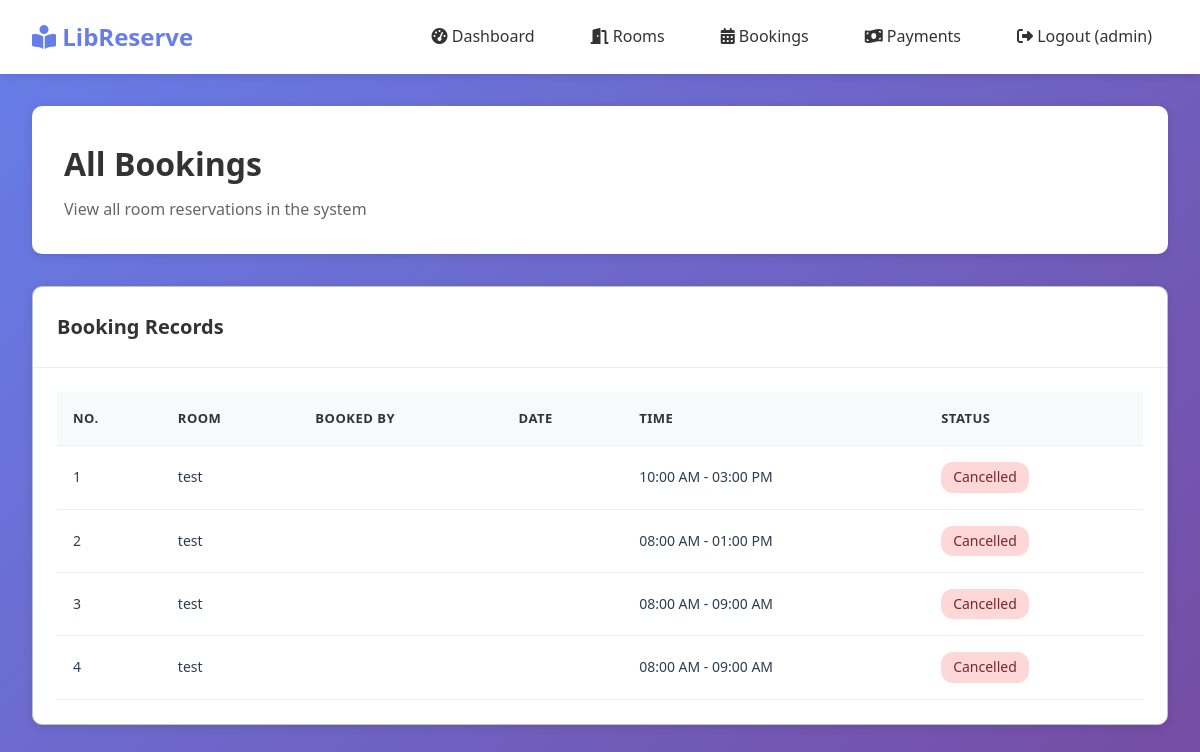
Screenshot of /admin/bookings (signed in) with the database file from the repository.
### tables this page shows
CREATE TABLE reservations(
        id INTEGER PRIMARY KEY AUTOINCREMENT,
        user_id INTEGER,
        room_id INTEGER,
        date TEXT,
        start_time TEXT,
        end_time TEXT,
        num_people INTEGER,
        status TEXT DEFAULT 'Active'

    , created_at TEXT, updated_at TEXT);

CREATE TABLE rooms(
        id INTEGER PRIMARY KEY AUTOINCREMENT,
        room_name TEXT,
        capacity INTEGER
    , price_per_hour REAL DEFAULT 0.0, status TEXT DEFAULT 'available', created_at TEXT, updated_at TEXT);

### app.py (the view)
@app.route('/admin/bookings')
def admin_bookings():
    if 'user_id' not in session or session.get('role') not in ['admin', 'librarian']:
        return redirect(url_for('login'))
    conn = connect_db()
    cur = conn.cursor()
    cur.execute("""
        SELECT r.*, u.name, u.student_id, rm.room_name
        FROM reservations r
        JOIN users u ON r.user_id = u.id
        JOIN rooms rm ON r.room_id = rm.id
        ORDER BY r.date DESC, r.start_time DESC
    """)
    bookings = cur.fetchall()
    conn.close()
    return render_template('admin/bookings.html', bookings=bookings)

### app.py (called while the page is built)
def connect_db():
    conn = sqlite3.connect(DB)
    conn.row_factory = sqlite3.Row
    return conn

### templates/admin/bookings.html (shortened to what this page needs)
{% extends 'base.html' %}
{% block content %}
<div class="page-header">
    <h1 class="page-title">All Bookings</h1>
    <p class="page-subtitle">View all room reservations in the system</p>
</div>
<div class="card">
    <div class="card-header">
        <h3 class="card-title">Booking Records</h3>
    </div>
    <div class="card-body">
        {% if bookings %}
        <div class="table-container">
            <table>
                <thead>
                    <tr>
                        <th>No.</th>
                        <th>Room</th>
                        <th>Booked By</th>
                        <th>Date</th>
                        <th>Time</th>
                        <th>Status</th>
                    </tr>
                </thead>
                <tbody>
                    {% for booking in bookings %}
                    <tr>
                        <td>{{ loop.index }}</td>
                        <td>{{ booking.room_name }}</td>
                        <td>{{ booking.username }}</td>
                        <td>{{ booking.reservation_date }}</td>
                        <td>{{ booking.start_time }} - {{ booking.end_time }}</td>
                        <td>
                            {% if booking.status == 'confirmed' %}
                            <span class="badge badge-success">Confirmed</span>
                            {% else %}
                            <span class="badge badge-danger">Cancelled</span>
                            {% endif %}
                        </td>
                    </tr>
                    {% endfor %}
                </tbody>
            </table>
        </div>
        {% else %}
        <div class="empty-state">
            <i class="fas fa-calendar-times"></i>
            <h3>No Bookings Found</h3>
            <p>There are no reservations in the system yet.</p>
        </div>
        {% endif %}
    </div>
</div>
{% endblock %}

### static/css/style.css (style rules this page uses)
* { margin: 0; padding: 0; box-sizing: border-box; }
:root { --navy: #2C3E50; --navy-dark: #1a252f; --navy-light: #34495E; --light-grey: #ECF0F1; --grey: #BDC3C7; --dark-grey: #7F8C8D; --success-green: #27AE60; --success-dark: #1E8449; --error-red: #E74C3C; --warning-orange: #F39C12; --white: #FFFFFF; }
body { font-family: 'Segoe UI', 'Roboto', 'Helvetica Neue', Arial, sans-serif; background-color: var(--light-grey); color: var(--navy); line-height: 1.6; }
.page-header { margin-bottom: 24px; }
.page-title { font-size: 24px; font-weight: 600; color: var(--navy); margin-bottom: 4px; }
.page-subtitle { font-size: 14px; color: var(--dark-grey); }
.card { background-color: var(--white); border: 1px solid var(--grey); border-radius: 4px; margin-bottom: 20px; }
.card-header { padding: 16px 20px; border-bottom: 1px solid var(--grey); display: flex; justify-content: space-between; align-items: center; }
.card-title { font-size: 16px; font-weight: 600; color: var(--navy); }
.card-body { padding: 20px; }
.table-container { overflow-x: auto; }
table { width: 100%; border-collapse: collapse; }
th, td { padding: 12px 16px; text-align: left; border-bottom: 1px solid var(--grey); }
th { background-color: var(--light-grey); font-weight: 600; font-size: 13px; text-transform: uppercase; letter-spacing: 0.5px; color: var(--navy); }
td { font-size: 14px; }
.badge { display: inline-block; padding: 4px 10px; font-size: 12px; font-weight: 500; border-radius: 4px; }
.badge-danger { background-color: #f8d7da; color: #721c24; }

### templates/base.html (style rules this page uses)
* { margin: 0; padding: 0; box-sizing: border-box; }
body { font-family: 'Segoe UI', Tahoma, Geneva, Verdana, sans-serif; background: linear-gradient(135deg, #667eea 0%, #764ba2 100%); min-height: 100vh; }
.page-header { background: white; padding: 2rem; border-radius: 10px; margin-bottom: 2rem; box-shadow: 0 2px 10px rgba(0, 0, 0, 0.1); }
.page-title { font-size: 2rem; color: #333; margin-bottom: 0.5rem; }
.page-subtitle { color: #666; font-size: 1rem; }
.card { background: white; border-radius: 10px; box-shadow: 0 2px 10px rgba(0, 0, 0, 0.1); margin-bottom: 2rem; overflow: hidden; }
.card-header { padding: 1.5rem; border-bottom: 1px solid #eee; display: flex; justify-content: space-between; align-items: center; }
.card-title { font-size: 1.25rem; color: #333; }
.card-body { padding: 1.5rem; }
.table-container { overflow-x: auto; }
table { width: 100%; border-collapse: collapse; }
table th, table td { padding: 1rem; text-align: left; border-bottom: 1px solid #eee; }
table th { background: #f7fafc; font-weight: 600; color: #333; }
.badge { padding: 0.25rem 0.75rem; border-radius: 12px; font-size: 0.875rem; font-weight: 500; }
.badge-danger { background: #fed7d7; color: #742a2a; }

### rows the page displays
reservations: room_name "test", start_time "10:00 AM", end_time "03:00 PM", status "Cancelled"
reservations: room_name "test", start_time "08:00 AM", end_time "01:00 PM", status "Cancelled"
reservations: room_name "test", start_time "08:00 AM", end_time "09:00 AM", status "Cancelled"
reservations: room_name "test", start_time "08:00 AM", end_time "09:00 AM", status "Cancelled"

### other values shown
{{ session.username }} "admin"
